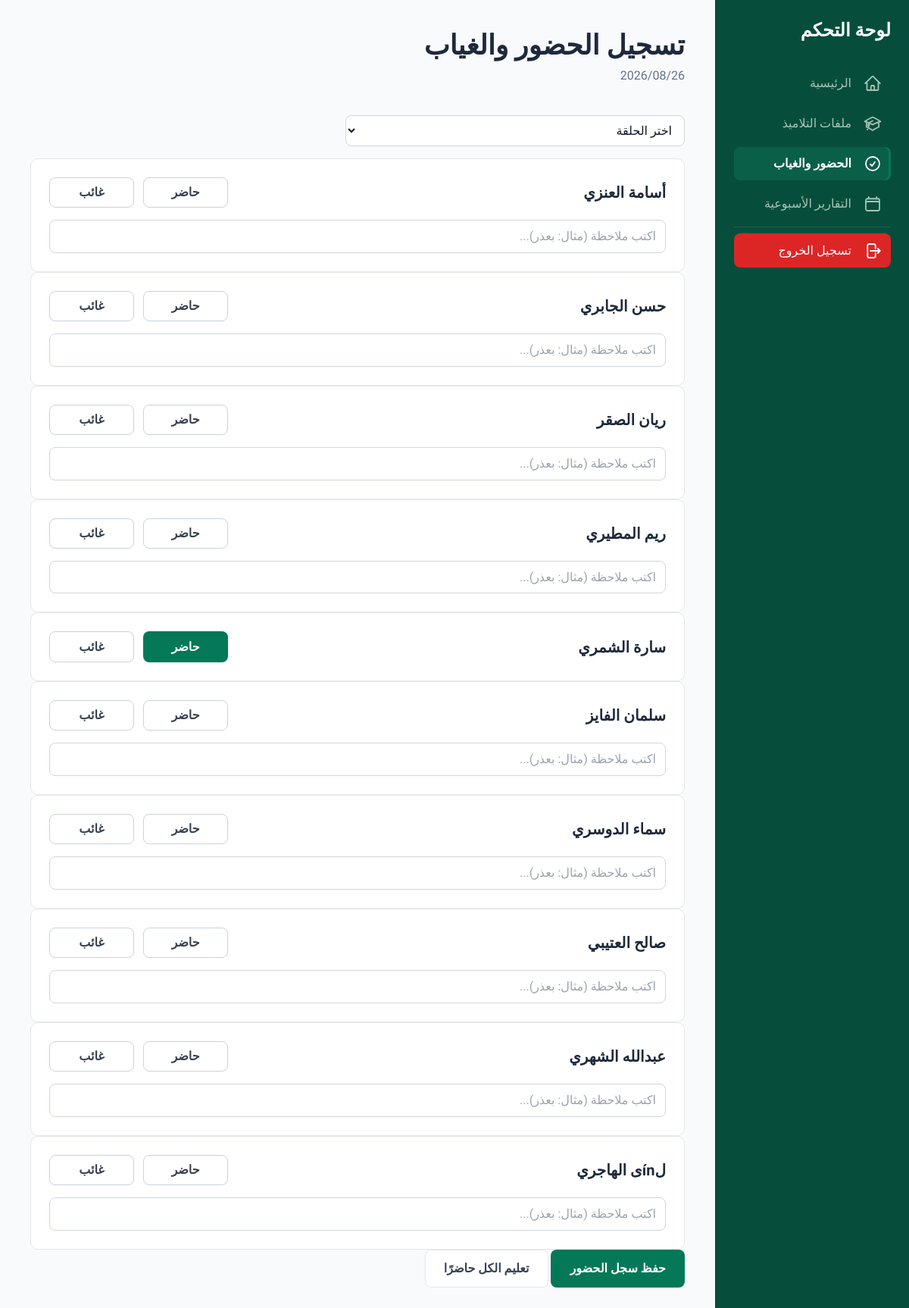
Screenshot of /attendance/students/2/ (signed in) with the database file from the repository.
### students/models.py (models this page shows, shortened)
class Student(models.Model):
    name=models.CharField(max_length=100,blank=False,null=False)
    address=models.CharField(max_length=100,blank=False,null=False)
    tel=models.CharField(max_length=10,blank=False,null=False)
    date_birth=models.DateField(blank=False,null=False)
    halaqa=models.ForeignKey(Halaqa,on_delete=models.SET_NULL,blank=False,null=True)
    add_course=models.CharField(max_length=50,blank=True,null=True)
    grade=models.ForeignKey('students.Grade',on_delete=models.SET_NULL,blank=False,null=True)
    status=models.BooleanField(default=True)
    school=models.ForeignKey('schools.School',on_delete=models.CASCADE,null=True,blank=True)

### attendances/views.py (the view, shortened to what this page needs)
# urls.py: path('students/<int:pk>/',staff_with_school(StudentAttList.as_view()),name='student_attendance'),
class StudentAttList(ListView):
    template_name='attendances/student_att.html'
    model=Student
    context_object_name='students_att'
    def get_queryset(self):
        today=date.today()
        user=self.request.user
        queryset=Student.objects.filter(halaqa__res_teacher__user_name=user,status=True,school=self.request.school)
        selected_halaqa=_to_int(self.request.GET.get("selected_halaqa"))
        if selected_halaqa:
            queryset=queryset.filter(halaqa__id=selected_halaqa)
        att_today=Subquery(
            StudAttendance.objects.filter(student=OuterRef('pk'),day=today).values('status')[:1]
        )
        notes_today=Subquery(
            StudAttendance.objects.filter(student=OuterRef('pk'),day=today).values('notes')[:1]
        )
        att_id=Subquery(
            StudAttendance.objects.filter(student=OuterRef('pk'),day=today).values('id')[:1]
        )
        queryset=queryset.annotate(
            att_status=att_today, att_notes=notes_today, att_id=att_id
        ).order_by('halaqa__name','name')
        return queryset
    def get_context_data(self, **kwargs):
        context=super().get_context_data(**kwargs)
        user=self.request.user
        halaqats=Halaqa.objects.filter(res_teacher__user_name=user,school=self.request.school).order_by('name')
        context['halaqats']=halaqats
        context['today_date']=date.today()
        return context

### attendances/views.py (called while the page is built)
def _to_int(value):
    try:
        return int(value)
    except (TypeError, ValueError):
        return None

### core/access.py (called while the page is built)
def _staff_test(user):
    return user.is_authenticated and (user.is_staff or user.is_superuser)

def staff_with_school(view_func):
    @wraps(view_func)
    def wrapper(request, *args, **kwargs):
        if not _staff_test(request.user):
            from django.contrib.auth.views import redirect_to_login
            return redirect_to_login(request.get_full_path())
        if not request.school:
            raise Http404()
        return view_func(request, *args, **kwargs)
    return wrapper

### halaqs/models.py (called while the page is built)
    def __str__(self):
        return self.name

### templates/attendances/student_att.html (shortened to what this page needs)
{% extends 'teachers/t_base.html'%}
{% load static %}
{% block content %}
            <main class="p-6 md:p-10">
                <header class="flex flex-col sm:flex-row sm:justify-between sm:items-center mb-10">
                    <div>
                        <h1 class="text-3xl md:text-4xl font-black">تسجيل الحضور والغياب</h1>
                        <p class="text-slate-500 mt-2">{{ today_date|date:"Y/m/d" }}</p>
                    </div>
                </header>
                <div class="space-y-4">
                    <form method="get">
                        <select name="selected_halaqa" aria-label="اختيار الحلقة"
                        class="select max-w-md"
                        onchange="this.form.submit()"
                        >
                            <option value="">اختر الحلقة</option>
                        </select>
                    </form>
                    {% if students_att %}
                    <form method='post'>
                        {% for student_at in students_att %}
                        <div class="card p-4 sm:p-6 student-card">
                            <div class="flex flex-col sm:flex-row justify-between items-center">
                                <span class="text-xl font-semibold mb-4 sm:mb-0">{{ student_at.name }}</span>
                                <div class="flex items-center gap-3">
                                    <button type='button' class="att-btn present-btn {% if student_at.att_status == True %}on-present{% endif %}">حاضر</button>
                                    <button type='button' class="att-btn absent-btn {% if student_at.att_status == False %}on-absent{% endif %}">غائب</button>
                                </div>
                            </div>
                            <div class="reason-container {% if student_at.att_status == True %}hidden{% endif %} mt-4">
                                <input type="text" name="notes_{{ student_at.id }}" class="input" placeholder="اكتب ملاحظة (مثال: بعذر)..." value="{{ student_at.att_notes|default_if_none:'' }}">
                            </div>
                        </div>
                        {% endfor %}
                        <button type='submit' class="btn btn-primary px-6 py-3">
                        حفظ سجل الحضور
                        </button>
                        <button type='button' id="mark-all-present" class="btn btn-secondary px-6 py-3">
                        تعليم الكل حاضرًا
                        </button>
                    </form>
                    {% else %}
                    <div class="mt-8">
                        {% include 'partials/_empty_state.html' with title='لا يوجد تلاميذ' subtitle='لا يوجد تلاميذ مسجلون في هذه الحلقة بعد.' icon='partials/icons/users.svg' %}
                    </div>
                    {% endif %}
                </div>
            </main>
{% endblock %}

### static/css/style.css (style rules this page uses)
:root { --bg: #f8fafc; --surface: #ffffff; --surface-2: #f8fafc; --border: #e5e7eb; --text-1: #0f172a; --text-2: #374151; --text-3: #6b7280; --accent: #047857; --accent-hover: #064e3b; --accent-soft: #ecfdf5; --danger: #dc2626; --danger-hover: #b91c1c; --chrome: #064e3b; --chrome-hover: #0a5f48; --chrome-text: #a7c4b5; --chrome-heading: #ffffff; --chrome-divider: rgba(255, 255, 255, 0.08); }
body { background: var(--bg); color: var(--text-1); }
.card { background: var(--surface); border: 1px solid var(--border); border-radius: 10px; }
.btn { display: inline-block; font-weight: 700; line-height: 1.5; border-radius: 8px; padding: 0.55rem 1.4rem; border: 1px solid transparent; cursor: pointer; text-align: center; }
.btn-primary { background: var(--accent); color: #fff; }
.btn-secondary { background: var(--surface); color: var(--text-2); border-color: var(--border); }
.input, .select, .textarea { width: 100%; background: var(--surface); border: 1px solid #d1d5db; border-radius: 8px; padding: 0.55rem 0.75rem; color: var(--text-1); }
.att-btn { width: 7rem; padding: 0.45rem 0; border-radius: 8px; font-weight: 700; text-align: center; background: var(--surface); border: 1px solid #cbd2da; color: var(--text-2); transition: background 0.15s ease, color 0.15s ease, border-color 0.15s ease; }
.att-btn.on-present { background: var(--accent); border-color: transparent; color: #fff; }

### rows the page displays
Student: name "أسامة العنزي"
Student: name "حسن الجابري"
Student: name "ريان الصقر"
Student: name "ريم المطيري"
Student: name "سارة الشمري"
Student: name "سلمان الفايز"
Student: name "سماء الدوسري"
Student: name "صالح العتيبي"
Student: name "عبدالله الشهري"
Student: name "لínى الهاجري"

### other values shown
{{ label }} "الرئيسية ملفات التلاميذ الحضور والغياب التقارير الأسبوعية تسجيل الخروج"
{{ today_date|date:"Y/m/d" }} "2026/08/26"
